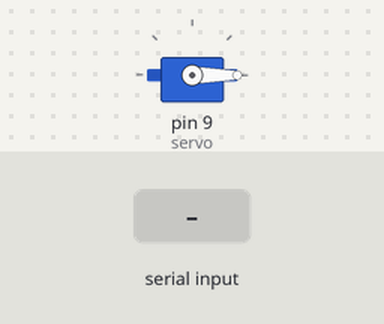
This sketch was run on a simulated Arduino Uno, built with avr-gcc and run on an emulated ATmega328P. On the bench: servo. The inputs (shaded band) are chosen by the test bench. What the sketch prints to the serial monitor is not drawn.

Above: at 1.2 s.
1.3 s: "A90\n" received over Serial
At 2.86 s:
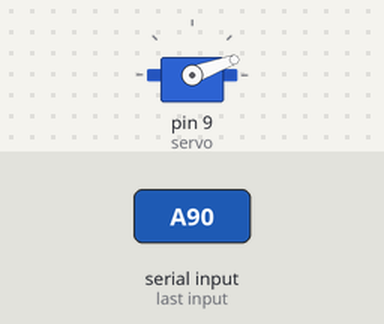
At 4.36 s:
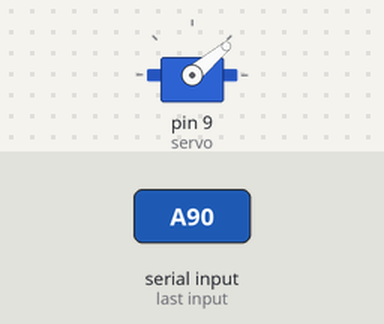
13.3 s: "E" received over Serial
16.3 s: "F" received over Serial
At 16.7 s:
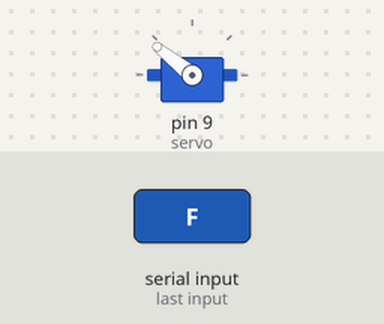
Timing chart, 0 to 19.3 s (numbered marks = the images above; inputs shaded):
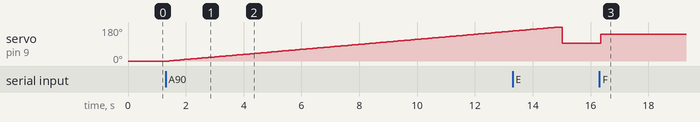

The sketch:

servotest.ino
```cpp
#include <Servo.h>

Servo servo;
int pos = 0;
int msgInt = 0;
int ser2read = 0;
char rxChar = 'x';      // RXcHAR holds the received command
char rxStr[20];         // Allocate some space for the string
char inChar = -1;       // Where to store the character read
static unsigned int mPos = 0;


void setup() {
  servo.attach(9);
  Serial.begin(9600);
  servo.write(pos);
}
void loop() {
  ser2read = Serial.available();
  if (ser2read > 0){          // Check receive buffer.
    // Serial.println(ser2read);
    delay(50);
    ser2read = Serial.available();
    // Serial.println(ser2read);
    while (ser2read == Serial.available()){
      rxChar = Serial.read();
    }
    // Serial.print("Received via Serial: ");
    Serial.print(rxChar);
    // delay(5);
    if (ser2read > 1){
      for(int x = 1; x < ser2read; x++) {
        if(mPos < 19){ // One less than the size of the array
          // Serial.println((ser2read-x));
          while ((ser2read-x) == Serial.available()){
            inChar = Serial.read(); // Read a character
          }
          if (inChar == 'x'){
            break;
          }
          rxStr[mPos] = inChar; // Store it
          mPos++; // Increment where to write next
        }
      }
      rxStr[mPos] = '\0'; // Null terminate the string
      mPos=0;
      msgInt = atoi(rxStr);
    }
    else{
      msgInt = -1;
    }
  }
        //  Serial.flush();                    // Clear receive buffer.
        //  rxChar = 'P';
  if (rxChar != 'x'){
    if (msgInt >= 0){
      Serial.print(msgInt);
    }
    Serial.print('!');
    if (rxChar == 'A'){
      for (pos = 0; pos <= 180; pos += 1) { // goes from 0 degrees to 180 degrees
        servo.write(pos);
        Serial.println(pos);              // tell servo to go to position in variable 'pos'
        delay(75);
      }
    }
    else if (rxChar == 'B') {
      for (pos = 180; pos >= 0; pos -= 1) { // goes from 180 degrees to 0 degrees
        servo.write(pos);              // tell servo to go to position in variable 'pos'
        delay(75);
      }
    }
    else if (rxChar == 'C') {
      servo.writeMicroseconds(map(0,0,360,500,2500));              // tell servo to go to position in variable 'pos'
    }
    else if (rxChar == 'D') {
      servo.writeMicroseconds(map(90,0,360,500,2500));              // tell servo to go to position in variable 'pos'
    }
    else if (rxChar == 'E') {
      servo.writeMicroseconds(map(180,0,360,500,2500));              // tell servo to go to position in variable 'pos'
    }
    else if (rxChar == 'F') {
      servo.writeMicroseconds(map(270,0,360,500,2500));              // tell servo to go to position in variable 'pos'
    }
    else if (rxChar == 'G') {
      servo.writeMicroseconds(map(360,0,360,500,2500));              // tell servo to go to position in variable 'pos'
    }
  }
}
```

Measured:
- after the input at 1.3 s, servo on pin 9 (servo): moves from 0° to 158° over 11.8 s, starting after 0.13 s
- after the input at 16.3 s, servo on pin 9 (servo): 93° → 141° after 0.05 s
